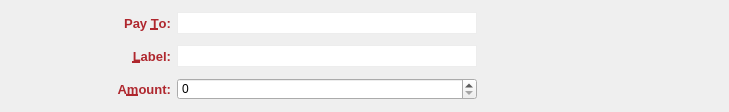
<?xml version="1.0" encoding="UTF-8"?>
<ui version="4.0">
 <class>SendCoinsEntry</class>
 <widget class="QFrame" name="SendCoinsEntry">
  <property name="geometry">
   <rect>
    <x>0</x>
    <y>0</y>
    <width>729</width>
    <height>112</height>
   </rect>
  </property>
  <property name="sizePolicy">
   <sizepolicy hsizetype="Preferred" vsizetype="Fixed">
    <horstretch>0</horstretch>
    <verstretch>0</verstretch>
   </sizepolicy>
  </property>
  <property name="windowTitle">
   <string notr="true"/>
  </property>
  <property name="styleSheet">
   <string notr="true">QLabel {
	color: #AF272E;
}
QLineEdit {
	border: 1px solid #ededed;
	background-color: white;
	min-height: 20px;
}
QComboBox {
	border: 1px solid #ededed;
	background-color: white;
	min-height: 20px;
	max-width: 60px;
}</string>
  </property>
  <property name="frameShape">
   <enum>QFrame::NoFrame</enum>
  </property>
  <property name="frameShadow">
   <enum>QFrame::Sunken</enum>
  </property>
  <property name="lineWidth">
   <number>0</number>
  </property>
  <layout class="QGridLayout" name="gridLayout_2">
   <item row="0" column="0">
    <spacer name="horizontalSpacer">
     <property name="orientation">
      <enum>Qt::Horizontal</enum>
     </property>
     <property name="sizeHint" stdset="0">
      <size>
       <width>40</width>
       <height>20</height>
      </size>
     </property>
    </spacer>
   </item>
   <item row="0" column="1">
    <layout class="QGridLayout" name="gridLayout">
     <property name="verticalSpacing">
      <number>10</number>
     </property>
     <item row="0" column="0">
      <widget class="QLabel" name="label_2">
       <property name="font">
        <font>
         <pointsize>10</pointsize>
         <weight>75</weight>
         <bold>true</bold>
        </font>
       </property>
       <property name="text">
        <string>Pay &amp;To:</string>
       </property>
       <property name="alignment">
        <set>Qt::AlignRight|Qt::AlignTrailing|Qt::AlignVCenter</set>
       </property>
       <property name="buddy">
        <cstring>payTo</cstring>
       </property>
      </widget>
     </item>
     <item row="1" column="0">
      <widget class="QLabel" name="label_4">
       <property name="font">
        <font>
         <pointsize>10</pointsize>
         <weight>75</weight>
         <bold>true</bold>
        </font>
       </property>
       <property name="text">
        <string>&amp;Label:</string>
       </property>
       <property name="alignment">
        <set>Qt::AlignRight|Qt::AlignTrailing|Qt::AlignVCenter</set>
       </property>
       <property name="buddy">
        <cstring>addAsLabel</cstring>
       </property>
      </widget>
     </item>
     <item row="2" column="0">
      <widget class="QLabel" name="label">
       <property name="font">
        <font>
         <pointsize>10</pointsize>
         <weight>75</weight>
         <bold>true</bold>
        </font>
       </property>
       <property name="text">
        <string>A&amp;mount:</string>
       </property>
       <property name="alignment">
        <set>Qt::AlignRight|Qt::AlignTrailing|Qt::AlignVCenter</set>
       </property>
       <property name="buddy">
        <cstring>payAmount</cstring>
       </property>
      </widget>
     </item>
     <item row="2" column="1">
      <layout class="QHBoxLayout" name="horizontalLayout">
       <item>
        <widget class="BitcoinAmountField" name="payAmount">
         <property name="sizePolicy">
          <sizepolicy hsizetype="Minimum" vsizetype="Fixed">
           <horstretch>0</horstretch>
           <verstretch>0</verstretch>
          </sizepolicy>
         </property>
         <property name="minimumSize">
          <size>
           <width>0</width>
           <height>0</height>
          </size>
         </property>
        </widget>
       </item>
      </layout>
     </item>
     <item row="1" column="1">
      <widget class="QValidatedLineEdit" name="addAsLabel">
       <property name="toolTip">
        <string>Enter a label for this address to add it to your address book</string>
       </property>
      </widget>
     </item>
     <item row="0" column="1">
      <widget class="QValidatedLineEdit" name="payTo">
       <property name="minimumSize">
        <size>
         <width>300</width>
         <height>22</height>
        </size>
       </property>
       <property name="toolTip">
        <string>The address to send the payment to (e.g. MNS17iag9jJgTHD1VXjvLCEnZuQ3rJDE9L)</string>
       </property>
       <property name="maxLength">
        <number>34</number>
       </property>
      </widget>
     </item>
    </layout>
   </item>
   <item row="0" column="2">
    <layout class="QVBoxLayout" name="verticalLayout">
     <item>
      <layout class="QHBoxLayout" name="horizontalLayout_2">
       <item>
        <widget class="QPushButton" name="addButton">
         <property name="minimumSize">
          <size>
           <width>28</width>
           <height>28</height>
          </size>
         </property>
         <property name="maximumSize">
          <size>
           <width>28</width>
           <height>28</height>
          </size>
         </property>
         <property name="toolTip">
          <string>Send to multiple recipients at once</string>
         </property>
         <property name="styleSheet">
          <string notr="true">QPushButton {
	border: 0px solid gray;
	image: url(:/res/add_receiver/normal.png);
}

QPushButton:!enabled {
	image: url(:/res/add_receiver/disabled.png);
}

QPushButton:pressed:flat {
	image: url(:/res/add_receiver/pressed.png);
}

QPushButton:hover {
	image: url(:/res/add_receiver/hover.png);
}</string>
         </property>
         <property name="text">
          <string/>
         </property>
         <property name="shortcut">
          <string>Alt+P</string>
         </property>
         <property name="flat">
          <bool>true</bool>
         </property>
        </widget>
       </item>
       <item>
        <widget class="QPushButton" name="pasteButton">
         <property name="minimumSize">
          <size>
           <width>28</width>
           <height>28</height>
          </size>
         </property>
         <property name="maximumSize">
          <size>
           <width>28</width>
           <height>28</height>
          </size>
         </property>
         <property name="toolTip">
          <string>Paste address from clipboard</string>
         </property>
         <property name="styleSheet">
          <string notr="true">QPushButton {
	border: 0px solid gray;
	image: url(:/res/paste/normal.png);	
}

QPushButton:!enabled {
	image: url(:/res/paste/disabled.png);
}

QPushButton:pressed:flat {
	image: url(:/res/paste/pressed.png);
}

QPushButton:hover {
	image: url(:/res/paste/hover.png);
}</string>
         </property>
         <property name="text">
          <string/>
         </property>
         <property name="shortcut">
          <string>Alt+A</string>
         </property>
         <property name="flat">
          <bool>true</bool>
         </property>
        </widget>
       </item>
       <item>
        <widget class="QPushButton" name="addressBookButton">
         <property name="minimumSize">
          <size>
           <width>28</width>
           <height>28</height>
          </size>
         </property>
         <property name="maximumSize">
          <size>
           <width>28</width>
           <height>28</height>
          </size>
         </property>
         <property name="toolTip">
          <string>Choose address from address book</string>
         </property>
         <property name="styleSheet">
          <string notr="true">QPushButton {
	border: 0px solid gray;
	image: url(:/res/addressbook/normal.png);
}

QPushButton:!enabled {
	image: url(:/res/addressbook/disabled.png);
}

QPushButton:pressed:flat {
	image: url(:/res/addressbook/pressed.png);
}

QPushButton:hover {
	image: url(:/res/addressbook/hover.png);
}</string>
         </property>
         <property name="text">
          <string/>
         </property>
         <property name="shortcut">
          <string>Alt+P</string>
         </property>
         <property name="flat">
          <bool>true</bool>
         </property>
        </widget>
       </item>
       <item>
        <widget class="QPushButton" name="deleteButton">
         <property name="minimumSize">
          <size>
           <width>28</width>
           <height>28</height>
          </size>
         </property>
         <property name="maximumSize">
          <size>
           <width>28</width>
           <height>28</height>
          </size>
         </property>
         <property name="toolTip">
          <string>Remove this recipient</string>
         </property>
         <property name="styleSheet">
          <string notr="true">QPushButton {
	border: 0px solid gray;
	image: url(:/res/del_receiver/normal.png);
}

QPushButton:!enabled {
	image: url(:/res/del_receiver/disabled.png);
}

QPushButton:pressed:flat {
	image: url(:/res/del_receiver/pressed.png);
}

QPushButton:hover {
	image: url(:/res/del_receiver/hover.png);
}</string>
         </property>
         <property name="text">
          <string/>
         </property>
         <property name="flat">
          <bool>true</bool>
         </property>
        </widget>
       </item>
      </layout>
     </item>
     <item>
      <spacer name="verticalSpacer">
       <property name="orientation">
        <enum>Qt::Vertical</enum>
       </property>
       <property name="sizeHint" stdset="0">
        <size>
         <width>20</width>
         <height>40</height>
        </size>
       </property>
      </spacer>
     </item>
    </layout>
   </item>
   <item row="0" column="3">
    <spacer name="horizontalSpacer_2">
     <property name="orientation">
      <enum>Qt::Horizontal</enum>
     </property>
     <property name="sizeHint" stdset="0">
      <size>
       <width>40</width>
       <height>20</height>
      </size>
     </property>
    </spacer>
   </item>
  </layout>
 </widget>
 <customwidgets>
  <customwidget>
   <class>BitcoinAmountField</class>
   <extends>QSpinBox</extends>
   <header>bitcoinamountfield.h</header>
   <container>1</container>
  </customwidget>
  <customwidget>
   <class>QValidatedLineEdit</class>
   <extends>QLineEdit</extends>
   <header>qvalidatedlineedit.h</header>
  </customwidget>
 </customwidgets>
 <resources/>
 <connections/>
 <slots>
  <slot>pasteRequested()</slot>
  <slot>addFromAddressBookRequested()</slot>
  <slot>deleteRequested()</slot>
 </slots>
</ui>
